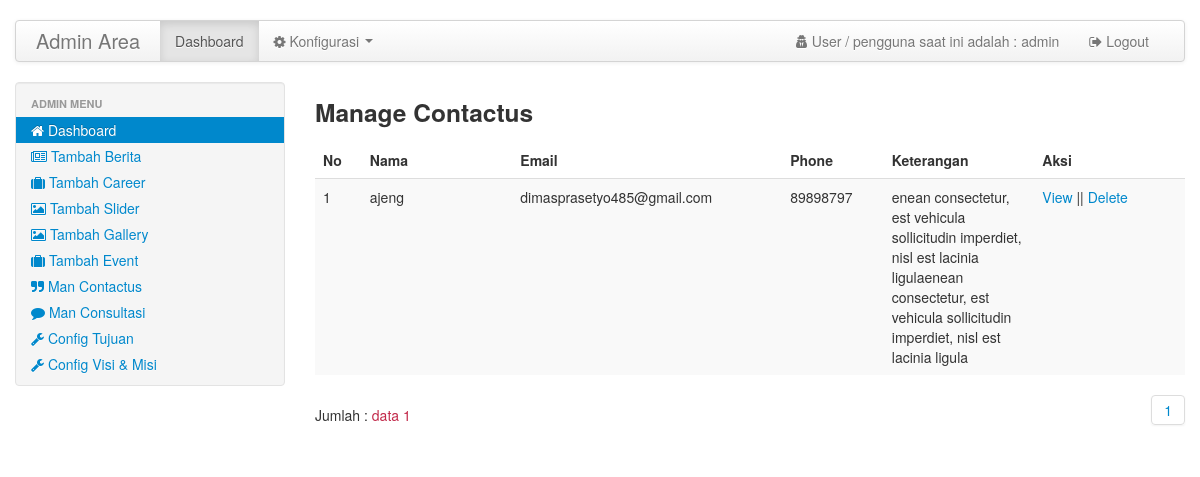
Screenshot of /adm_alrahma/homeadmin.php?pg=contactus (signed in) with the database file from the repository.
### tables this page shows
CREATE TABLE IF NOT EXISTS `tujuan` (
`id_tujuan` int(10) NOT NULL,
  `ket_tujuan` text NOT NULL
);

CREATE TABLE IF NOT EXISTS `visimisi` (
`id_visimisi` int(100) NOT NULL,
  `ket_visimisi` text NOT NULL
);

CREATE TABLE IF NOT EXISTS `contactus` (
`id_contactus` int(100) NOT NULL,
  `nama` varchar(100) NOT NULL,
  `email` varchar(100) NOT NULL,
  `phone` int(12) NOT NULL,
  `keterangan` text NOT NULL
);

### config/config.php (called while the page is built, shortened)
<?php
$base_url 	="http://localhost/Alrahma/";
?>

### libs/funct/library_function.php (called while the page is built, shortened)
<?php include "config/koneksi.php";
function potongKarakter($var){
    $cutcharacter = substr($var, 0,200);
    return $cutcharacter;
}
?>

### adm_alrahma/homeadmin.php (the view, shortened to what this page needs)
<?php session_start();
include("../config/config.php");
?>
<!DOCTYPE html>
<html lang="en">
<head>
	<link href="<?php echo $base_url;?>adm_alrahma/css/bootstrap.css" rel="stylesheet">
	<link href="<?php echo $base_url;?>adm_alrahma/css/bootstrap-responsive.min.css" rel="stylesheet">
	<link href="<?php echo $base_url;?>adm_alrahma/css/site.css" rel="stylesheet">
	<link href="css/paging.css" rel="stylesheet">
	<link href="css/bootstrap-datepicker.css" rel="stylesheet">
	<link href="<?php echo $base_url;?>adm_alrahma/js/jquery.dataTables.css" type="text/css" rel="stylesheet">
	<link rel="stylesheet" href="css/font-awesome-4.6.3/css/font-awesome.min.css">
	</head>
<body>
<div class="container">
	<div class="navbar">
		<div class="navbar-inner">
				<a class="brand" href="#">Admin Area</a>
				<div class="nav-collapse">
					<ul class="nav">
						<li class="active">
							<a href="homeadmin.php">Dashboard</a>
						</li>
                        <li class="dropdown">
                        	<a href="" class="dropdown-toggle" data-toggle="dropdown"><i class="fa fa-cog"></i> Konfigurasi <b class="caret"></b></a>
						</li>
					</ul>
					<ul class="nav pull-right">
						<li>
							<a href=""><i class="fa fa-user-secret"></i> User / pengguna saat ini adalah : <?php echo $_SESSION['username']; ?></a>
						</li>
						<li>
							<a href="auth/logout.php"  onclick="return confirm('Anda yakin ingin keluar sistem !!');"><i class="fa fa-sign-out"></i> Logout</a>
						</li>
					</ul>
				</div>
		</div>
	</div>
	<div class="row">
		<div class="span3">
			<div class="well" style="padding: 8px 0;">
				<ul class="nav nav-list">
					<li class="nav-header">Admin Menu</li>
					<li class="active">
						<a href="homeadmin.php?pg=dashboard"><i class="fa fa-home"></i> Dashboard</a>
					</li>
					<li>
					  	<a href="homeadmin.php?pg=news"><i class="fa fa-newspaper-o"></i> Tambah Berita</a>
					</li>
					<li>
					  	<a href="homeadmin.php?pg=career"><i class="fa fa-suitcase"></i> Tambah Career</a>
					</li>
         			<li>
				 	 	<a href="homeadmin.php?pg=slider"><i class="fa fa-picture-o"></i> Tambah Slider</a>
					</li>
					<li>
				 	 	<a href="homeadmin.php?pg=gallery"><i class="fa fa-picture-o"></i> Tambah Gallery</a>
					</li>
					<li>
				 	 	<a href="homeadmin.php?pg=event"><i class="fa fa-suitcase"></i> Tambah Event</a>
					</li>
					 <li>
				 	 	<a href="homeadmin.php?pg=contactus"><i class="fa fa-quote-right"></i> Man Contactus</a>
					</li>
					 <li>
				 	 	<a href="homeadmin.php?pg=mantestimoni"><i class="fa fa-comment"></i> Man Consultasi</a>
					</li>
					<li>
						<?php $rw=mysqli_query($con,"SELECT * FROM tujuan"); while($s=mysqli_fetch_array($rw)) { ?>
						<a href="homeadmin.php?pg=tujuan&id=<?php echo $s['id_tujuan']; ?>"><i class="fa fa-wrench"></i> Config Tujuan</a>
	 	 				<?php } ?>
					</li>
					<li>
						<?php $rw=mysqli_query($con,"SELECT * FROM visimisi"); while($s=mysqli_fetch_array($rw)) { ?>
	 	 				<a href="homeadmin.php?pg=visimisi&id=<?php echo $s['id_visimisi']; ?>"><i class="fa fa-wrench"></i> Config Visi & Misi </a>
	 	 				<?php } ?>
					</li>
				</ul>
			</div>
		</div>
		<div class="span9">
			<?php  include "libs/conf_pageadmn.php";?>
	  	</div>
	</div>
</body>
</html>

### adm_alrahma/pages/contactus.php
<div>
  <h3>Manage Contactus</h3>
</div>
<div>
  <table width="" border="0" cellspacing="0" cellpadding="0" class="table table-striped">
    <thead>
      <tr>
        <th>No</th>
        <th>Nama</th>
        <th>Email </th>
        <th>Phone</th>
        <th>Keterangan</th>
        <th>Aksi</th>
      </tr>
    </thead>
    <?php
      include "../libs/funct/paging.php";
      include "../libs/funct/library_function.php";
      $p= new Paging_contactus;
      $batas=5;
      $posisi=$p->cariPosisi($batas);
      $no=1+$posisi;
      $rw=mysqli_query($con,"SELECT * FROM contactus LIMIT $posisi ,$batas");
      while($s=mysqli_fetch_array($rw)) {
    ?>
    <tbody>
    <tr>
      <td width="20"><?php echo $no;?></td>
      <td width="100"><?php echo $s['nama']; ?></td>
      <td width="100"><?php echo $s['email']; ?></td>
      <td width="10"><?php echo $s['phone']; ?></td>
      <td width="100"><?php echo potongKarakter($s['keterangan']); ?></td>
      <td width="100">
          <a href="homeadmin.php?pg=viewcontactus&id=<?php echo $s['id_contactus'];?>"><i></i> View </a>||
          <a href="proses/proses_contactus.php?act=deletecontactus&id=<?php echo $s['id_contactus'];?>"><i></i> Delete </a>
      </td>
    </tr>
    <?php $no++; } ?>
  </table>
</div>
<?php
  $tampil2 =mysqli_query($con,"select * from contactus");
  $jmldata =mysqli_num_rows($tampil2);
  echo " <div class='main-wrapperpagging'>
            <div>Jumlah : <span class='datecolor'>data $jmldata </span></div>
         </div>";
   ?>
  <div class='main-containernav'>
    <div class='inner-nav-link'>
        <div class='pagination'>
            <ul>
            <?php
                $jmlhalaman   = $p->jumlahHalaman($jmldata, $batas);
                $linkHalaman  = $p->navHalaman($_GET['halaman'], $jmlhalaman);
                echo  $linkHalaman;
            ?>
            </ul>
        </div>
    </div>
  </div>

### adm_alrahma/css/site.css (style rules this page uses)
body { padding-top:20px; padding-bottom:20px; }
.navbar { position: relative; z-index: 2; margin-bottom: 20px; overflow: visible; color: #777777; }
.navbar-inner { min-height: 40px; padding-right: 20px; padding-left: 20px; background-color: #fafafa; background-image: -moz-linear-gradient(top, #ffffff, #f2f2f2); background-image: -webkit-gradient(linear, 0 0, 0 100%, from(#ffffff), to(#f2f2f2)); background-image: -webkit-linear-gradient(top, #ffffff, #f2f2f2); background-image: -o-linear-gradient(top, #ffffff, #f2f2f2); background-image: linear-gradient(to bottom, #ffffff, #f2f2f2); background-repeat: repeat-x; border: 1px solid #d4d4d4; -webkit-border-radius: 4px; -moz-border-radius: 4px; border-radius: 4px; filter: progid:DXImageTransform.Microsoft.gradient(startColorstr='#ffffffff', endColorstr='#fff2f2f2', GradientType=0); *zoom: 1; -webkit-box-shadow: 0 1px 4px rgba(0, 0, 0, 0.065); -moz-box-shadow: 0 1px 4px rgba(0, 0, 0, 0.065); box-shadow: 0 1px 4px rgba(0, 0, 0, 0.065); }
.navbar-inner:before, .navbar-inner:after { display: table; line-height: 0; content: ""; }
.navbar-inner:after { clear: both; }
.navbar .brand { display: block; float: left; padding: 10px 20px 10px; margin-left: -20px; font-size: 20px; font-weight: 200; color: #777777; text-shadow: 0 1px 0 #ffffff; }

### adm_alrahma/css/paging.css (style rules this page uses)
.main-wrapperpagging { display: inline-block; margin-top: 10px; }
.main-containernav { margin-top: -48px; }
.main-containernav .inner-nav-link { float: right; display: block; }
a { color: #0088cc; text-decoration: none; }
.datecolor { color: #c2294a; }
ul { padding: 0; }
.pagination { height: 36px; margin: 18px 0; }
.pagination ul { display: inline-block; *display: inline; *zoom: 1; margin-left: 0; margin-bottom: 0; -webkit-border-radius: 3px; -moz-border-radius: 3px; border-radius: 3px; -webkit-box-shadow: 0 1px 2px rgba(0, 0, 0, 0.05); -moz-box-shadow: 0 1px 2px rgba(0, 0, 0, 0.05); box-shadow: 0 1px 2px rgba(0, 0, 0, 0.05); }

### rows the page displays
contactus: nama "ajeng", email "dimasprasetyo485@gmail.com", phone "89898797", keterangan "enean consectetur, est vehicula sollicitudin imperdiet, nisl est lacinia ligulaenean consectetur, est vehicula sollicitudin imperdiet, nisl est lacinia ligula"

### other values shown
$_SESSION['username'] "admin"
$jmldata "1"
